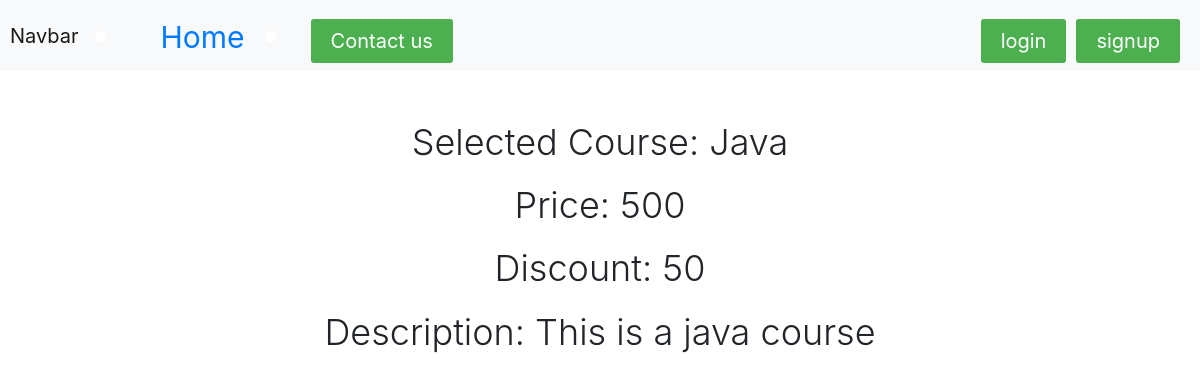
The app's page /courses/java with its own data.
### onlineclasses/models.py (models this page shows, shortened)
class Course(models.Model):
    title = models.CharField(max_length=100,null=False)
    slug = models.CharField(max_length=100,null=False,unique=True)
    description = models.TextField(max_length=500,null=True)
    duration = models.PositiveIntegerField(help_text="Duration:")
    price = models.IntegerField(null=False)
    discount = models.PositiveIntegerField(null=False, default=0)
    is_published = models.BooleanField(default=False)
    created_at = models.DateTimeField(auto_now_add=True)
    length = models.PositiveIntegerField(null=False)

### onlineclasses/views/courses.py (the view)
# urls.py: path("courses/<str:slug>", course_page, name='course_page'),
def course_page(request,slug):
    course = Course.objects.get(slug=slug)
    context = {
        "course": course
    }
    return render(request,template_name= "courses/course_page.html",context=context)

### onlineclasses/templates/courses/course_page.html (shortened to what this page needs)
{% extends 'courses/base.html' %}
{% block content %}
<div class="container-fluid">
    <h1 class="display-1">Selected Course: {{ course.title }}</h1>
    <h1 class="display-1">Price: {{ course.price }}</h1>
    <h1 class="display-1">Discount: {{ course.discount }}</h1>
    <h1 class="display-1">Description: {{ course.description }}</h1>
</div>
{% endblock %}

### onlineclasses/templates/courses/course_page.html (style rules this page uses)
.container-fluid { margin-top: 50px; text-align: center; }
.display-1 { font-size: 36px; margin-bottom: 20px; }

### records on screen
Course: title "Java", price "500", discount "50", description "This is a java course"
